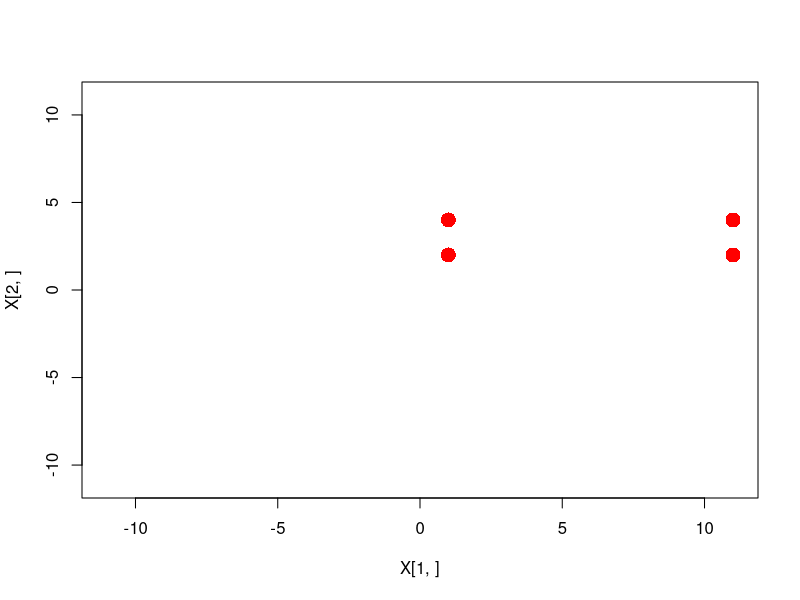

The R source for this figure: (Note: this script raises an error after producing the figure.)
# 正規化・主成分分析を行うプログラム
# 2016/4/2
frame()

labels <- c('Before Normalization', 'After Normalization', 'After PCA')
cols <- c('red','blue','black')

x1 <- c(1,4)
x2 <- c(11,4)
x3 <- c(1,2)
x4 <- c(11,2)

X <- cbind(x1, x2, x3, x4)

# 正規化前にプロットする
maxX <- max(abs(X[1,]))
maxY <- max(abs(X[2,]))
maximum <- if(maxX > maxY) maxX else maxY
plot(X[1,],X[2,],xlim=c(-maximum, maximum),ylim=c(-maximum, maximum),pch=16,col=cols[1],cex=2)
cat('X\n')
print(X)

# 正規化(平均0, 分散1)
cat('normalMatrix\n')
print(normalMatrix(X))
Y <- normalMatrix(deviation(X)) %*% deviation(X)
points(Y[1,], Y[2,], pch=16, col=cols[2], cex=2)
cat('Y\n')
print(Y)

# 分散共分散行列
cat('Variance Covariance Matrix\n')
vcm = varCovMatrix(Y)
print(vcm)

# 相関係数を求める
cat('\n################\n')
cat('Correlation[%]\n')
correlation <- vcm[1,2]^2 / (vcm[1,1]*vcm[2,2]) * 100
print(correlation)
cat('################\n\n')

# 第一主成分の固有ベクトルを取り出す
# 正規化されていれば、固有値(λ=1±a)(a:共分散), 固有ベクトル(1,±1)
vec <- eigen(vcm)[[2]][,1]
if(sign(vec[1])==-1 && sign(vec[2])==-1) vec = -vec
tilt <- if(vec[1] != 0) vec[2]/vec[1] else 0
invtilt <- 1/tilt
abline(0, tilt)
cat('eigen\n')
print(eigen(vcm))

# 主成分分析を行い、一次元にする
Z <- t(vec) %*% Y
cat('Z\n')
print(Z)
x <- (1/sqrt(1+tilt^2))*Z
y <- (1/sqrt(1+invtilt^2))*Z
if(sign(vec[1]*vec[2])==-1) if(sign(vec[1])==1) y = -y else x = -x
cat('x\n')
print(x)
cat('y\n')
print(y)
points(x, y, pch=16, col=cols[3], cex=2)

legend('topleft', legend=labels, col=cols, pch=16)


